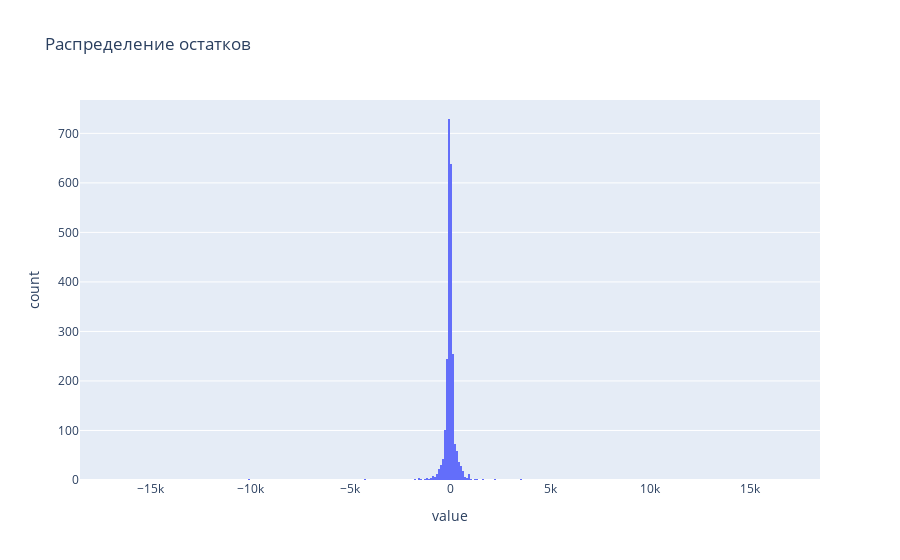

Notebook code for this chart:
### Code cell
px.histogram({'':tmp[0] - tmp[1]}, title='Распределение остатков')

### Figure 1 — Plotly figure (JSON) as saved in the notebook; plotly's stock layout.template omitted (floating-point values rounded to 4 significant figures; data arrays with more than 128 entries replaced by an {"elided": "..."} marker saying what was removed)
{"data": [{"alignmentgroup": "True", "bingroup": "x", "hovertemplate": "variable=<br>value=%{x}<br>count=%{y}<extra></extra>", "legendgroup": "", "marker": {"color": "#636efa", "pattern": {"shape": ""}}, "name": "", "offsetgroup": "", "orientation": "v", "showlegend": false, "type": "histogram", "x": {"elided": "2400 float values"}, "xaxis": "x", "yaxis": "y"}], "layout": {"barmode": "relative", "legend": {"title": {"text": "variable"}, "tracegroupgap": 0}, "title": {"text": "Распределение остатков"}, "xaxis": {"anchor": "y", "domain": [0, 1], "title": {"text": "value"}}, "yaxis": {"anchor": "x", "domain": [0, 1], "title": {"text": "count"}}}}
